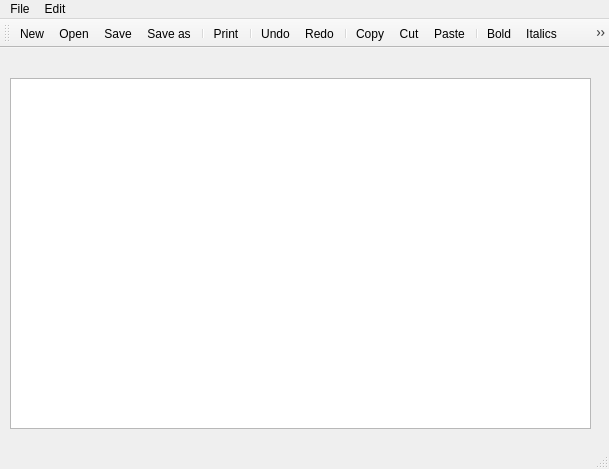
<?xml version="1.0" encoding="UTF-8"?>
<ui version="4.0">
 <class>NotepadWindow</class>
 <widget class="QMainWindow" name="NotepadWindow">
  <property name="geometry">
   <rect>
    <x>0</x>
    <y>0</y>
    <width>609</width>
    <height>469</height>
   </rect>
  </property>
  <property name="windowTitle">
   <string>Incybro Writer</string>
  </property>
  <widget class="QWidget" name="centralWidget">
   <widget class="QTextEdit" name="textEdit">
    <property name="geometry">
     <rect>
      <x>10</x>
      <y>30</y>
      <width>581</width>
      <height>351</height>
     </rect>
    </property>
   </widget>
  </widget>
  <widget class="QToolBar" name="mainToolBar">
   <attribute name="toolBarArea">
    <enum>TopToolBarArea</enum>
   </attribute>
   <attribute name="toolBarBreak">
    <bool>false</bool>
   </attribute>
   <addaction name="actionNew"/>
   <addaction name="actionOpen"/>
   <addaction name="actionSave"/>
   <addaction name="actionSave_as"/>
   <addaction name="separator"/>
   <addaction name="actionPrint"/>
   <addaction name="separator"/>
   <addaction name="actionUndo"/>
   <addaction name="actionRedo"/>
   <addaction name="separator"/>
   <addaction name="actionCopy"/>
   <addaction name="actionCut"/>
   <addaction name="actionPaste"/>
   <addaction name="separator"/>
   <addaction name="actionBold"/>
   <addaction name="actionItalics"/>
   <addaction name="actionUnderline"/>
   <addaction name="actionLeft"/>
   <addaction name="actionCenter"/>
   <addaction name="actionRight"/>
   <addaction name="actionJustify"/>
  </widget>
  <widget class="QStatusBar" name="statusBar"/>
  <widget class="QMenuBar" name="menuBar">
   <property name="geometry">
    <rect>
     <x>0</x>
     <y>0</y>
     <width>609</width>
     <height>21</height>
    </rect>
   </property>
   <widget class="QMenu" name="menuFile">
    <property name="title">
     <string>File</string>
    </property>
    <addaction name="actionNew"/>
    <addaction name="actionOpen"/>
    <addaction name="actionSave"/>
    <addaction name="actionSave_as"/>
    <addaction name="separator"/>
    <addaction name="actionPrint"/>
   </widget>
   <widget class="QMenu" name="menuEdit">
    <property name="title">
     <string>Edit</string>
    </property>
    <addaction name="actionUndo"/>
    <addaction name="actionRedo"/>
    <addaction name="separator"/>
    <addaction name="actionCopy"/>
    <addaction name="actionCut"/>
    <addaction name="actionPaste"/>
   </widget>
   <addaction name="menuFile"/>
   <addaction name="menuEdit"/>
  </widget>
  <action name="actionUndo">
   <property name="icon">
    <iconset resource="source.qrc">
     <normaloff>:/Images/img/undo.png</normaloff>:/Images/img/undo.png</iconset>
   </property>
   <property name="text">
    <string>Undo</string>
   </property>
  </action>
  <action name="actionRedo">
   <property name="icon">
    <iconset resource="source.qrc">
     <normaloff>:/Images/img/redo.png</normaloff>:/Images/img/redo.png</iconset>
   </property>
   <property name="text">
    <string>Redo</string>
   </property>
  </action>
  <action name="actionCut">
   <property name="icon">
    <iconset resource="source.qrc">
     <normaloff>:/Images/img/cut.png</normaloff>:/Images/img/cut.png</iconset>
   </property>
   <property name="text">
    <string>Cut</string>
   </property>
  </action>
  <action name="actionCopy">
   <property name="icon">
    <iconset resource="source.qrc">
     <normaloff>:/Images/img/copy.png</normaloff>:/Images/img/copy.png</iconset>
   </property>
   <property name="text">
    <string>Copy</string>
   </property>
  </action>
  <action name="actionPaste">
   <property name="icon">
    <iconset resource="source.qrc">
     <normaloff>:/Images/img/paste.png</normaloff>:/Images/img/paste.png</iconset>
   </property>
   <property name="text">
    <string>Paste</string>
   </property>
  </action>
  <action name="actionNew">
   <property name="icon">
    <iconset resource="source.qrc">
     <normaloff>:/Images/img/new.png</normaloff>:/Images/img/new.png</iconset>
   </property>
   <property name="text">
    <string>New</string>
   </property>
  </action>
  <action name="actionOpen">
   <property name="icon">
    <iconset resource="source.qrc">
     <normaloff>:/Images/img/open.png</normaloff>:/Images/img/open.png</iconset>
   </property>
   <property name="text">
    <string>Open</string>
   </property>
  </action>
  <action name="actionSave">
   <property name="icon">
    <iconset resource="source.qrc">
     <normaloff>:/Images/img/save.png</normaloff>:/Images/img/save.png</iconset>
   </property>
   <property name="text">
    <string>Save</string>
   </property>
  </action>
  <action name="actionSave_as">
   <property name="icon">
    <iconset resource="source.qrc">
     <normaloff>:/Images/img/saveas.png</normaloff>:/Images/img/saveas.png</iconset>
   </property>
   <property name="text">
    <string>Save as</string>
   </property>
  </action>
  <action name="actionBold">
   <property name="icon">
    <iconset resource="source.qrc">
     <normaloff>:/Images/img/Bold.png</normaloff>:/Images/img/Bold.png</iconset>
   </property>
   <property name="text">
    <string>Bold</string>
   </property>
  </action>
  <action name="actionLeft">
   <property name="icon">
    <iconset resource="source.qrc">
     <normaloff>:/Images/img/left.png</normaloff>:/Images/img/left.png</iconset>
   </property>
   <property name="text">
    <string>Left</string>
   </property>
  </action>
  <action name="actionCenter">
   <property name="icon">
    <iconset resource="source.qrc">
     <normaloff>:/Images/img/center.png</normaloff>:/Images/img/center.png</iconset>
   </property>
   <property name="text">
    <string>Center</string>
   </property>
  </action>
  <action name="actionRight">
   <property name="icon">
    <iconset resource="source.qrc">
     <normaloff>:/Images/img/right.png</normaloff>:/Images/img/right.png</iconset>
   </property>
   <property name="text">
    <string>Right</string>
   </property>
  </action>
  <action name="actionJustify">
   <property name="icon">
    <iconset resource="source.qrc">
     <normaloff>:/Images/img/justify.png</normaloff>:/Images/img/justify.png</iconset>
   </property>
   <property name="text">
    <string>Justify</string>
   </property>
   <property name="toolTip">
    <string>Justify</string>
   </property>
  </action>
  <action name="actionUnderline">
   <property name="icon">
    <iconset resource="source.qrc">
     <normaloff>:/Images/img/underline.png</normaloff>:/Images/img/underline.png</iconset>
   </property>
   <property name="text">
    <string>Underline</string>
   </property>
   <property name="toolTip">
    <string>Underline</string>
   </property>
  </action>
  <action name="actionItalics">
   <property name="icon">
    <iconset resource="source.qrc">
     <normaloff>:/Images/img/italics.png</normaloff>:/Images/img/italics.png</iconset>
   </property>
   <property name="text">
    <string>Italics</string>
   </property>
   <property name="toolTip">
    <string>Italics</string>
   </property>
  </action>
  <action name="actionPrint">
   <property name="icon">
    <iconset resource="source.qrc">
     <normaloff>:/Images/img/print.png</normaloff>:/Images/img/print.png</iconset>
   </property>
   <property name="text">
    <string>Print</string>
   </property>
  </action>
 </widget>
 <layoutdefault spacing="6" margin="11"/>
 <resources>
  <include location="source.qrc"/>
 </resources>
 <connections/>
</ui>
